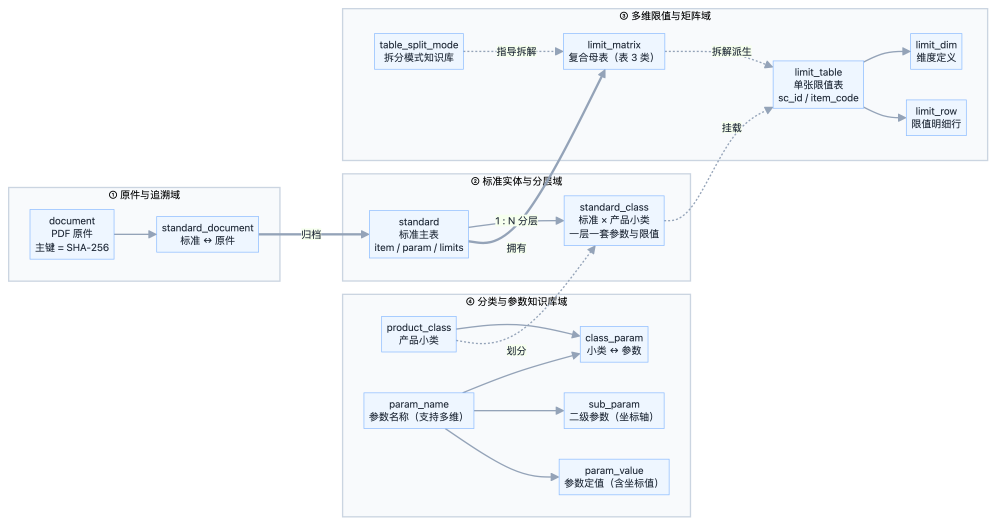
#> input picture docs/db-logical-view.png, 2989 x 1577 px (shown at 1/3 size)
$ python gen_db_diagrams.py
#> lines starting #> are read from the running program, lines starting #| are printed output that depends on the picture
# -*- coding: utf-8 -*-
"""把数据库逻辑分层图 / ER 图渲染成 PNG。

    python3 docs/gen_db_diagrams.py

产物：
    docs/db-logical-view.png   四个逻辑领域的分层结构
    docs/db-er.png             实体关系图（主键 / 外键 / 基数）

实现：本地 mermaid.min.js + 无头 Chrome 截图 + PIL 裁边，
不依赖网络，也不依赖 graphviz。
"""
from __future__ import annotations

import html as _html
import shutil
import subprocess
from pathlib import Path

from PIL import Image, ImageChops

ROOT = Path(__file__).resolve().parent.parent
OUT = ROOT / "docs"
WORK = ROOT / ".build-cache" / "db-diagrams"
CHROME = "/Applications/Google Chrome.app/Contents/MacOS/Google Chrome"
MERMAID_SRC = ROOT / ".build-cache" / "mermaid.min.js"

# 渲染参数：width/height 是视口，先给足再裁边
CANVAS = {"arch": (2600, 1500), "er": (2600, 3600)}

THEME = """
  :root { color-scheme: light; }
  html, body { margin: 0; padding: 0; background: #ffffff; }
  body {
    padding: 36px;
    font-family: -apple-system, BlinkMacSystemFont, "PingFang SC",
                 "Hiragino Sans GB", "Microsoft YaHei", sans-serif;
  }
  .mermaid { display: flex; justify-content: flex-start; margin: 0; background: none; }
  pre.mermaid { font-family: inherit; white-space: pre; }
"""

INIT = """
mermaid.initialize({
  startOnLoad: false,
  theme: "base",
  securityLevel: "loose",
  fontFamily: '-apple-system, BlinkMacSystemFont, "PingFang SC", "Hiragino Sans GB", "Microsoft YaHei", sans-serif',
  themeVariables: {
    fontSize: "15px",
    primaryColor: "#eef6ff",
    primaryBorderColor: "#85b8ff",
    primaryTextColor: "#1f2937",
    lineColor: "#94a3b8",
    tertiaryColor: "#ffffff",
  },
  flowchart: { useMaxWidth: false, htmlLabels: true, curve: "basis", nodeSpacing: 46, rankSpacing: 64 },
  er: { useMaxWidth: false, entityPadding: 18, minEntityWidth: 130 },
});
"""

ARCH = """flowchart LR
    subgraph S4["④ 分类与参数知识库域"]
        direction TB
        PC["product_class<br/>产品小类"]
        PN["param_name<br/>参数名称（支持多维）"]
        CP["class_param<br/>小类 ↔ 参数"]
        SP["sub_param<br/>二级参数（坐标轴）"]
        PV["param_value<br/>参数定值（含坐标值）"]
        PC --> CP
        PN --> CP
        PN --> SP
        PN --> PV
    end

    subgraph S1["① 原件与追溯域"]
        direction TB
        DOC["document<br/>PDF 原件<br/>主键 = SHA-256"]
        SD["standard_document<br/>标准 ↔ 原件"]
        DOC --> SD
    end

    subgraph S2["② 标准实体与分层域"]
        direction TB
        STD["standard<br/>标准主表<br/>item / param / limits"]
        SC["standard_class<br/>标准 × 产品小类<br/>一层一套参数与限值"]
        STD -->|1 : N 分层| SC
    end

    subgraph S3["③ 多维限值与矩阵域"]
        direction TB
        LM["limit_matrix<br/>复合母表（表 3 类）"]
        SM["table_split_mode<br/>拆分模式知识库"]
        LT["limit_table<br/>单张限值表<br/>sc_id / item_code"]
        LD["limit_dim<br/>维度定义"]
        LR["limit_row<br/>限值明细行"]
        SM -.->|指导拆解| LM
        LM -.->|拆解派生| LT
        LT --> LD
        LT --> LR
    end

    SD ==>|归档| STD
    PC -.->|划分| SC
    STD ==>|拥有| LM
    SC -.->|挂载| LT

    classDef dom fill:#f8fafc,stroke:#cbd5e1,stroke-width:2px;
    class S1,S2,S3,S4 dom;
"""

ER = """erDiagram
    STANDARD ||--o{ STANDARD_CLASS : "1:N 分层"
    STANDARD ||--o{ LIMIT_TABLE : "1:N 拥有"
    STANDARD ||--o{ LIMIT_MATRIX : "1:N 拥有"
    STANDARD ||--o{ STANDARD_DOCUMENT : "1:N 挂接"
    DOCUMENT ||--o{ STANDARD_DOCUMENT : "1:N 关联"

    PRODUCT_CLASS ||--o{ STANDARD_CLASS : "1:N 划分"
    PRODUCT_CLASS ||--o{ CLASS_PARAM : "1:N 挂载"
    PARAM_NAME ||--o{ CLASS_PARAM : "1:N 被引用"
    PRODUCT_CLASS ||--o{ SUB_PARAM : "1:N 所属"
    PARAM_NAME ||--o{ SUB_PARAM : "1:N 拆解"
    PARAM_NAME ||--o{ PARAM_VALUE : "1:N 取值"

    LIMIT_MATRIX ||--o{ LIMIT_TABLE : "1:N 派生"
    LIMIT_TABLE ||--o{ LIMIT_DIM : "1:N 维度"
    LIMIT_TABLE ||--o{ LIMIT_ROW : "1:N 明细"

    STANDARD {
        text id PK "标准标识 gb3103-3"
        text code "标准号 GB/T 3103.3-2000"
        text title "标准名称"
        text classes_json "覆盖的产品小类"
        text item_json "检项"
        text param_json "参数"
        text limits_json "规则限值"
        integer custom "1=上传分析发布"
    }

    STANDARD_CLASS {
        text id PK "层标识 sc-std-class"
        text std_id FK "所属标准"
        text class_id FK "所属产品小类"
        text name "层名称"
        text param_json "本层参数"
        text item_json "本层检项"
        text limits_json "本层限值"
    }

    DOCUMENT {
        text id PK "sha256 内容寻址"
        text job_id "来源作业"
        text filename "原始文件名"
        integer size "字节数"
        text storage "db 或 file"
        blob content "PDF 原文"
    }

    STANDARD_DOCUMENT {
        text std_id PK,FK "标准"
        text doc_id PK,FK "原件"
        real created_at "挂载时间"
    }

    PRODUCT_CLASS {
        text id PK "小类标识 cls-bolt"
        text code "分类代码 01.02"
        text name "螺栓"
        text parent "紧固件产品"
        integer sort "排序"
    }

    PARAM_NAME {
        text id PK "参数标识 pn-thread"
        text code "参数代码 thread"
        text name "螺纹规格"
        text type "enum 或 number"
        text is_multi_dim "是否多维"
        integer dim_count "维度数"
        text coord1_sub_id "坐标1 二级参数"
        text coord2_sub_id "坐标2 二级参数"
        integer is_primary "是否主参数"
    }

    SUB_PARAM {
        text id PK "二级参数标识"
        text class_id FK "所属小类"
        text param_id FK "所属主参数"
        integer seq "坐标序号"
        text code "代码 D P"
        text name "公称直径 螺距"
    }

    CLASS_PARAM {
        text class_id PK,FK "小类"
        text param_id PK,FK "参数"
        integer sort "排序"
        integer required "是否必填"
    }

    PARAM_VALUE {
        integer id PK "自增"
        text param_id FK "所属参数"
        integer seq "顺序号 可手工调整"
        text sym "符号"
        text val "定值"
        text coord1_val "坐标1 取值"
        text coord2_val "坐标2 取值"
        text coord3_val "坐标3 取值"
        text coord4_val "坐标4 取值"
    }

    LIMIT_MATRIX {
        integer id PK "自增"
        text std_id FK "所属标准"
        text local_id "矩阵编号 M-PROP-1"
        text title "矩阵标题"
        text matrix_json "多维结构定义"
    }

    LIMIT_TABLE {
        integer id PK "自增"
        text std_id FK "所属标准"
        text local_id "表号 T-D1"
        text name "表名"
        text unit "单位"
        text sc_id "所属层"
        text matrix_local_id "来源母矩阵"
        text item_code "绑定检项"
    }

    LIMIT_DIM {
        integer id PK "自增"
        integer table_id FK "所属表"
        integer seq "维度顺序"
        text code "参数代码 d_nom"
        text kind "enum 或 range"
        text values_json "取值集合"
    }

    LIMIT_ROW {
        integer id PK "自增"
        integer table_id FK "所属表"
        text key_json "维度命中键"
        real nominal "标称基准"
        real lower "下限"
        real upper "上限"
        text lower_expr "下限表达式"
        text upper_expr "上限表达式"
        integer na "1=不要求"
    }

    TABLE_SPLIT_MODE {
        text id PK "模式标识"
        text code UK "模式编码"
        text name "模式名称"
        text complexity "复杂度"
        text config_json "拆分规则配置"
    }
"""


def build_html(title: str, body: str) -> str:
    return f"""<!DOCTYPE html>
<html lang="zh-CN">
<head>
<meta charset="utf-8">
<title>{title}</title>
<script src="mermaid.min.js"></script>
<style>{THEME}</style>
</head>
<body>
<pre class="mermaid">{_html.escape(body)}</pre>
<script>
{INIT}
mermaid.run({{ querySelector: '.mermaid' }}).then(() => {{
  document.body.setAttribute('data-done', '1');
}}).catch(e => {{
  document.body.setAttribute('data-error', String(e));
}});
</script>
</body>
</html>"""


def render(name: str, title: str, body: str) -> Path:
#> called with name = 'arch', title = '数据库逻辑架构分层图'
    WORK.mkdir(parents=True, exist_ok=True)
    shutil.copyfile(MERMAID_SRC, WORK / "mermaid.min.js")
    html = WORK / f"{name}.html"
    html.write_text(build_html(title, body), encoding="utf-8")

    w, h = CANVAS[name]
    png = OUT / ("db-logical-view.png" if name == "arch" else "db-er.png")
    profile = WORK / f"chrome-{name}"
    profile.mkdir(exist_ok=True)

    subprocess.run(
        [CHROME, "--headless=new", "--no-sandbox", "--disable-gpu",
         "--disable-crash-reporter", "--disable-breakpad", "--hide-scrollbars",
         "--no-first-run", "--no-default-browser-check",
         "--force-device-scale-factor=2",
         f"--user-data-dir={profile}", f"--window-size={w},{h}",
         "--virtual-time-budget=12000", f"--screenshot={png}", html.as_uri()],
        check=True, capture_output=True, timeout=180)
#> (this line was passed over: subprocess is not available in this run)

    trim(png)
    print(f"  {png.name}: {png.stat().st_size / 1024:.0f} KB")
    return png


def trim(path: Path) -> None:
    """裁掉四周白边（Chrome 视口通常比内容大）。"""
    im = Image.open(path).convert("RGB")
#> im is the input picture: PIL image 2989x1577 RGB; mean R, G, B 246.5, 248.4, 250.5
    bg = Image.new("RGB", im.size, (255, 255, 255))
#> bg: PIL image 2989x1577 RGB; every value is 255
    diff = ImageChops.difference(im, bg)
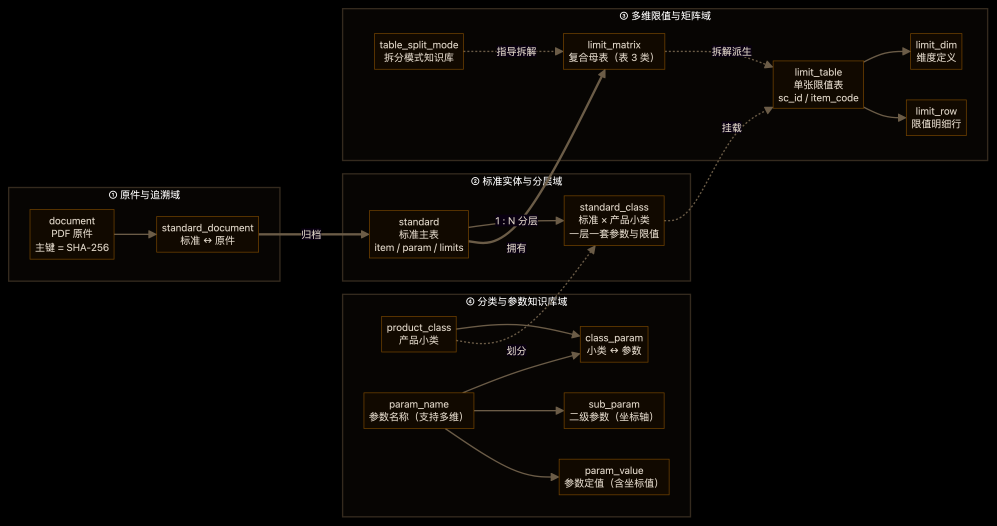
#> diff: PIL image 2989x1577 RGB (shown at 1/3 size); mean R, G, B 8.5, 6.6, 4.5
    box = diff.getbbox()
#> box = (24, 24, 2965, 1553)
    if not box:
        return
    pad = 24
    box = (max(0, box[0] - pad), max(0, box[1] - pad),
           min(im.width, box[2] + pad), min(im.height, box[3] + pad))
#> box = (0, 0, 2989, 1577)
    im.crop(box).save(path, optimize=True)


def main() -> int:
    print("渲染数据库逻辑视图…")
    render("arch", "数据库逻辑架构分层图", ARCH)
    print("渲染 ER 图…")
    render("er", "数据库实体关系图", ER)
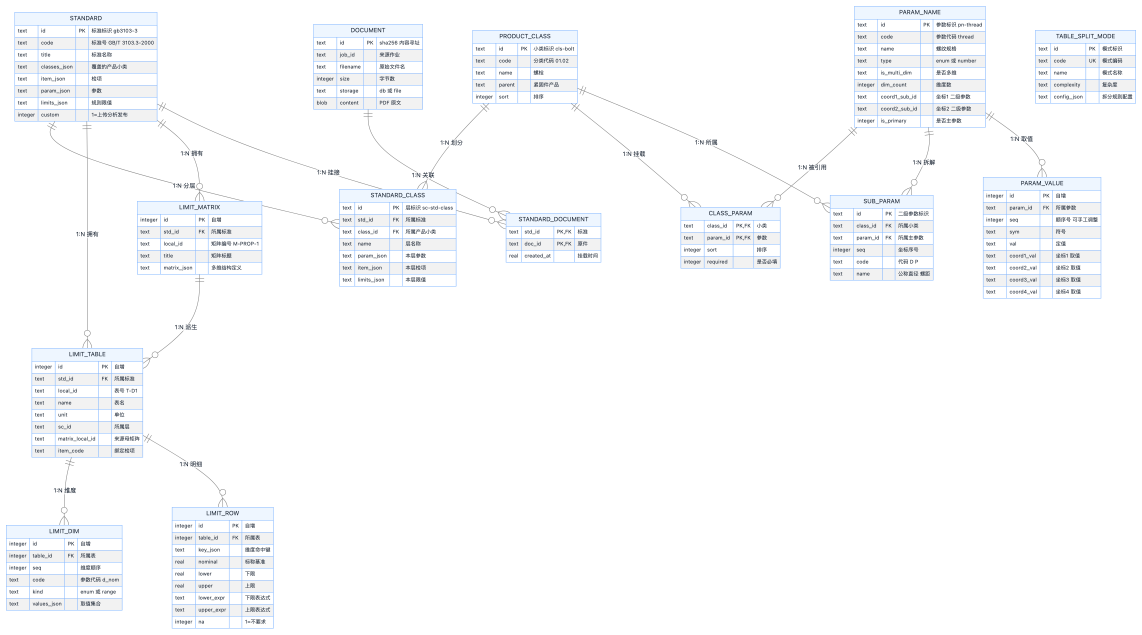
#> input picture docs/db-er.png, 4568 x 2538 px (shown at 1/4 size)
#> in trim, im is the input picture: PIL image 4568x2538 RGB; mean R, G, B 249.4, 250.4, 251.7
#> in trim (call 2), `bg = Image.new("RGB", im.size, (255, 255, 255))`: bg: PIL image 4568x2538 RGB; every value is 255
#> in trim (call 2), `diff = ImageChops.difference(im, bg)`:
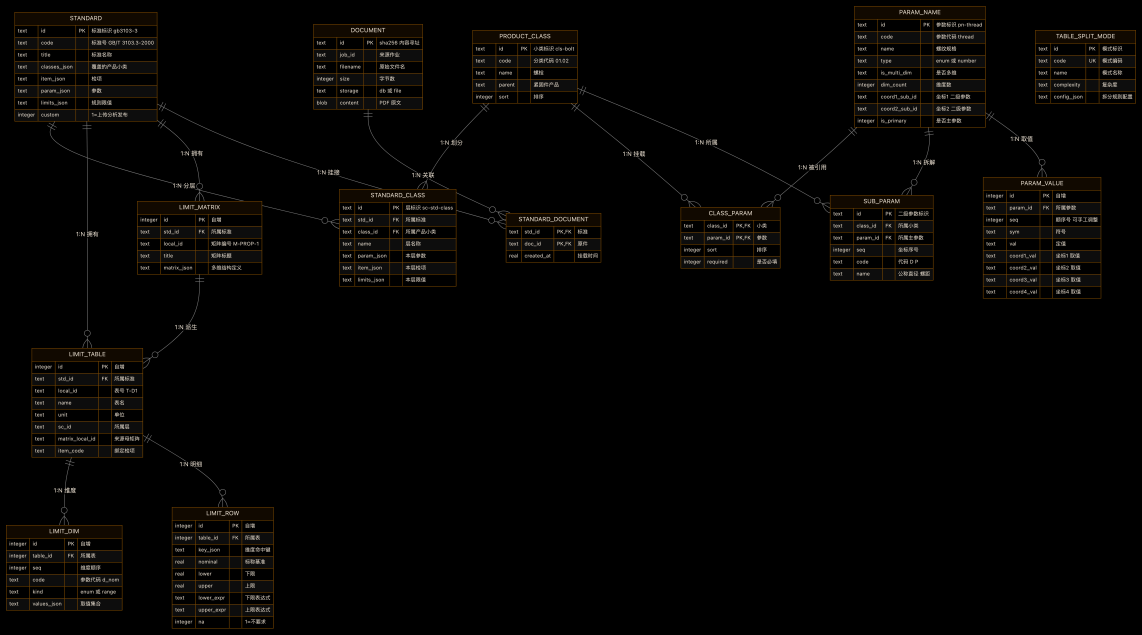
#> diff: PIL image 4568x2538 RGB (shown at 1/4 size); mean R, G, B 5.6, 4.6, 3.3
#> in trim (call 2), `box = diff.getbbox()`: box = (24, 24, 4544, 2514)
#> in trim (call 2), `box = (max(0, box[0] - pad), max(0, box[1] - pad), min(im.width, box[2..`: box = (0, 0, 4568, 2538)
    return 0


if __name__ == "__main__":
    raise SystemExit(main())
#> (the program exits here)
